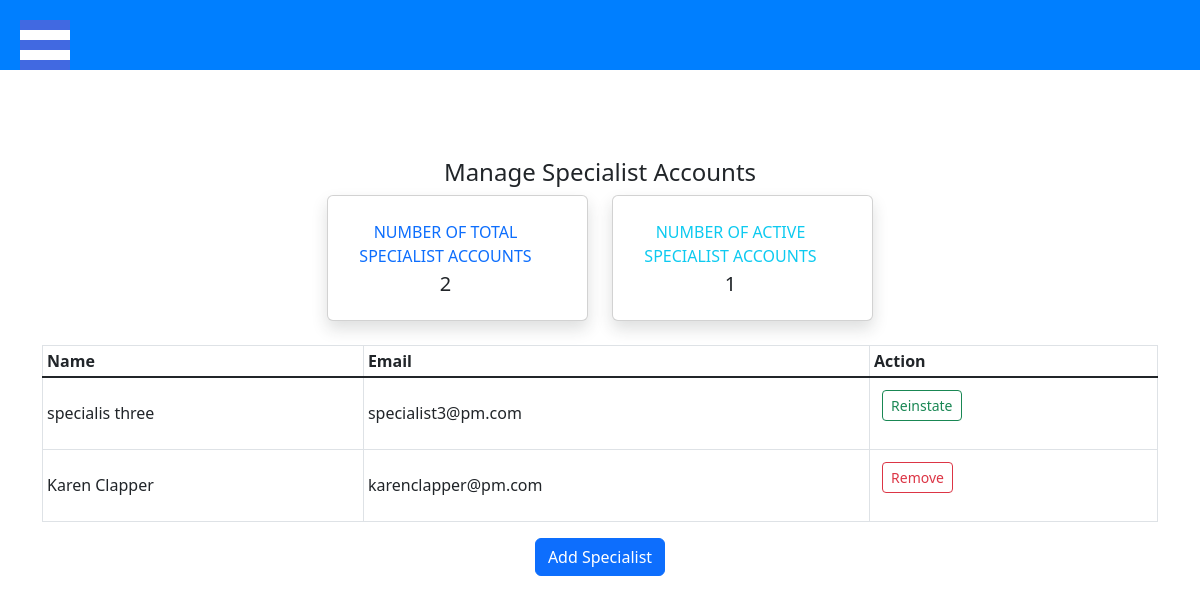
/manageSpecialists.php, run on an earlier commit of the app's database.
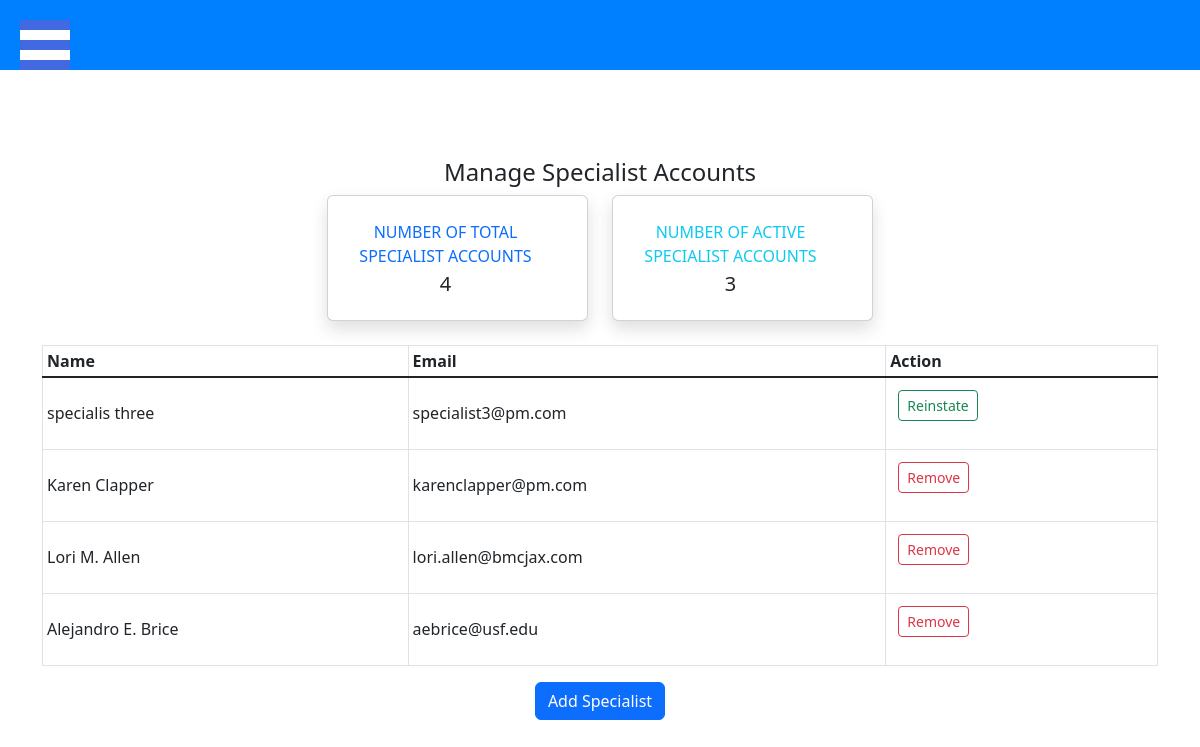
And on a later commit of the database.
### tables this page shows
CREATE TABLE `users` (
  `id` int(11) NOT NULL,
  `name` varchar(200) NOT NULL,
  `email` varchar(100) NOT NULL,
  `password` varchar(200) NOT NULL,
  `role` varchar(10) NOT NULL DEFAULT 'member',
  `profile_pic` varchar(250) NOT NULL DEFAULT 'default.jpg',
  `userStatus` varchar(10) NOT NULL DEFAULT 'active'
);

### manageSpecialists.php (the view, shortened to what this page needs)
<?php
require("project_connection.php");
require("navbar_admin.php");
try {
  $sql = "SELECT * FROM `users` where role= 'specialist'";
  $result = $db->query($sql);
  $rows = $result->fetchAll();
  $sql2 = "SELECT COUNT(*) FROM `users` where `userStatus` = 'active' AND role= 'specialist'";
  $countResult = $db->query($sql2);
  $count = $countResult->fetchColumn();
} catch (PDOException $e) {
  echo $e->getMessage();
  die();
}
?>
<!DOCTYPE html>
<html lang="en">
<head>
  <link href="./assets/dist/css/bootstrap.min.css" rel="stylesheet">
</head>
<body>
  <br><br><br>
  <div class='container-lg'>
    <h4 class="mt-3 mb-2 mx-auto text-center"> Manage Specialist Accounts</h4>
    <div class="row">
      <div class="col-xl-3 col-md-6 mb-4 ms-auto">
        <div class="card border-left-primary shadow h-100 py-2">
          <div class="card-body">
            <div class="row no-gutters align-items-center">
              <div class="col mr-2">
                <div class="text-xs font-weight-bold text-primary text-uppercase mb-1 text-center">
                  Number of total Specialist Accounts</div>
                <div class="h5 mb-0 font-weight-bold text-gray-800 text-center"><?php echo count($rows) ?> </div>
              </div>
            </div>
          </div>
        </div>
      </div>
      <div class="col-xl-3 col-md-6 mb-4 me-auto">
        <div class="card border-left-primary shadow h-100 py-2">
          <div class="card-body">
            <div class="row no-gutters align-items-center">
              <div class="col mr-2">
                <div class="text-xs font-weight-bold text-info text-uppercase mb-1 text-center">
                  Number of active specialist accounts</div>
                <div class="h5 mb-0 font-weight-bold text-gray-800 text-center"><?php echo $count; ?> </div>
              </div>
            </div>
          </div>
        </div>
      </div>
      <div class="table-responsive text-center">
        <table class="table table-bordered table-sm">
          <thead>
            <tr>
              <th scope="col">Name</th>
              <th scope="col">Email</th>
              <th scope="col">Action</th>
            </tr>
          </thead>
          <tbody class="table-group-divider table align-middle">
            <?php
            foreach ($rows as $row) {
            ?>
              <tr>
                <td><?php echo $row['name']; ?></td>
                <td style="white-space: pre-line;"><?php echo $row['email']; ?></td>
                <td>
                  <form>
                    <?php
                    if ($row['userStatus'] == 'active')
                      echo "<input type='submit' name='removeUser' class='btn btn-outline-danger btn-sm' value='Remove'/>";
                    else
                      echo "<input type='submit' name='reinstateUser' class='btn btn-outline-success btn-sm' value='Reinstate'/>";
                    ?>
                  </form>
                </td>
              </tr>
            <?php
            }
            ?>
          </tbody>
        </table>
      </div>
      <div class="text-center">
        <a class="btn btn-primary" href="add_specialist_form.php">Add Specialist</a>
      </div>
    </div>
  </div>
</body>
</html>

What changed in the data, as far as the page shows it:
added users: name "Lori M. Allen", email "lori.allen@bmcjax.com"
added users: name "Alejandro E. Brice", email "aebrice@usf.edu"
Also different on the page:
count($rows): "2" → "4"
$count: "1" → "3"
